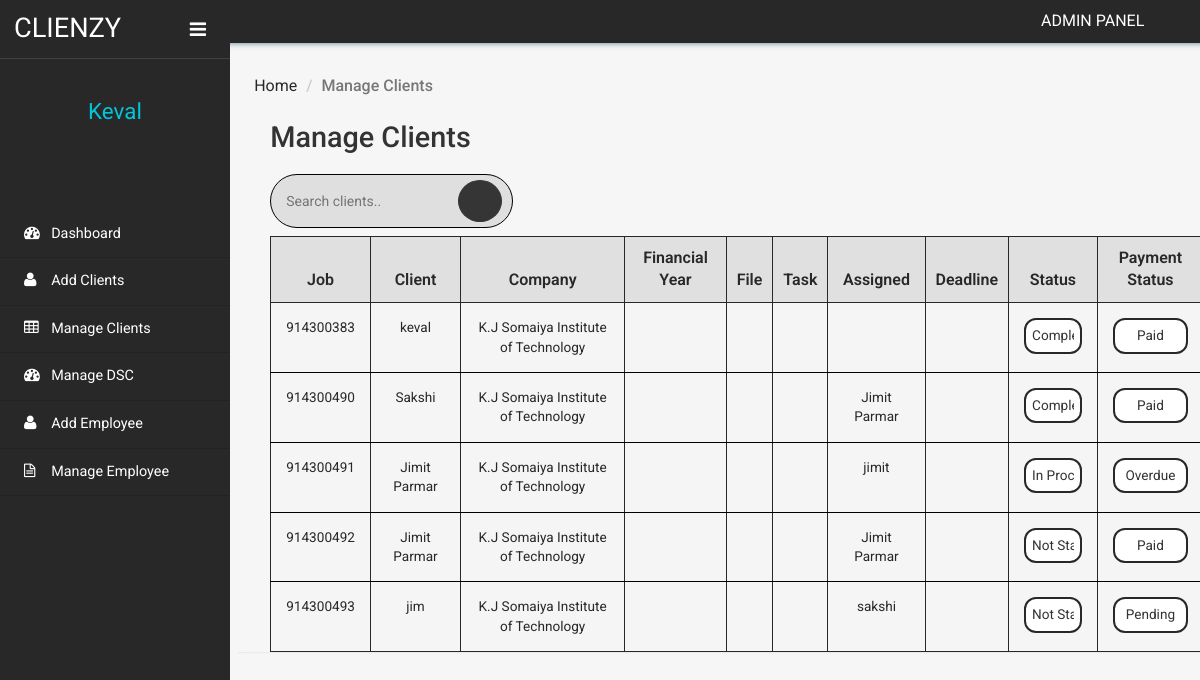
Page /clientms/admin/manage-client.php (signed in) on the committed database.
### tables this page shows
CREATE TABLE `tblclient` (
  `ID` int(10) NOT NULL,
  `ContactName` varchar(30) DEFAULT NULL,
  `CompanyName` varchar(120) DEFAULT NULL,
  `Notes` mediumtext DEFAULT NULL,
  `ClientAddedBy` varchar(20) DEFAULT NULL,
  `deadline` date DEFAULT NULL,
  `Tag` varchar(20) DEFAULT NULL,
  `financialyear` varchar(15) DEFAULT NULL,
  `file` varchar(15) DEFAULT NULL,
  `budgethrs` int(10) DEFAULT NULL,
  `actualhrs` int(10) DEFAULT NULL,
  `expense` varchar(30) DEFAULT NULL,
  `remark` text DEFAULT NULL,
  `CreationDate` timestamp NULL DEFAULT current_timestamp(),
  `Status` varchar(20) NOT NULL DEFAULT 'Not Started',
  `PaymentStatus` varchar(12) NOT NULL DEFAULT 'Pending',
  `expiryDate1` date DEFAULT NULL,
  `expiryDate2` date DEFAULT NULL,
  `expiryDate3` date DEFAULT NULL
);

CREATE TABLE `tblemployee` (
  `EmployeeID` int(11) NOT NULL,
  `EmployeeName` varchar(255) DEFAULT NULL,
  `EmployeePhnumber` bigint(10) DEFAULT NULL,
  `Password` text DEFAULT 'password',
  `CreationDate` timestamp NOT NULL DEFAULT current_timestamp()
);

### clientms/admin/manage-client.php (the view, shortened to what this page needs)
<?php
include('includes/dbconnection.php');
if (strlen($_SESSION['clientmsaid']) == 0) {
    header('location:logout.php');
} else {
    function getAssignedEmployeeName($clientId){
        global $dbh;
        $sql = "SELECT e.EmployeeName
                FROM tblassignments a
                JOIN tblemployee e ON a.EmployeeID = e.EmployeeID
                WHERE a.ID = :clientId";
        $query = $dbh->prepare($sql);
        $query->bindParam(':clientId', $clientId, PDO::PARAM_INT);
        $query->execute();
        $result = $query->fetch(PDO::FETCH_ASSOC);
        if ($result) {
            return htmlentities($result['EmployeeName']);
        } else {
            $addedBySql = "SELECT ClientAddedBy FROM tblclient WHERE ID = :clientId";
            $addedByQuery = $dbh->prepare($addedBySql);
            $addedByQuery->bindParam(':clientId', $clientId, PDO::PARAM_INT);
            $addedByQuery->execute();
            $addedByResult = $addedByQuery->fetch(PDO::FETCH_ASSOC);
            if ($addedByResult) {
                return htmlentities($addedByResult['ClientAddedBy']);
            } else {
                return "No employee assigned";
            }
        }
    }
    $sql = "SELECT c.ID, c.ContactName, c.CompanyName, c.deadline, c.Status, c.PaymentStatus, e.EmployeeName, c.Tag, c.file, c.financialyear
				FROM tblclient c
				LEFT JOIN tblclient_employee ce ON c.ClientAddedBy = ce.EmployeeID
				LEFT JOIN tblemployee e ON ce.EmployeeID = e.EmployeeID";
		$query = $dbh->prepare($sql);
		$query->execute();
		$clients = $query->fetchAll(PDO::FETCH_OBJ);
}
?>
<!DOCTYPE HTML>
<html>
<head>
    <link href="css/bootstrap.min.css" rel='stylesheet' type='text/css' />
    <link href="css/style.css" rel='stylesheet' type='text/css' />
    <link href="css/font-awesome.css" rel="stylesheet">
    <link rel="stylesheet" href="css/icon-font.min.css" type='text/css' />
</head>
<body>
    <div class="page-container">
        <div class="left-content">
            <div class="inner-content">
                <?php include_once('includes/header.php');?>
                <div class="outter-wp">
                    <div class="sub-heard-part">
                        <ol class="breadcrumb m-b-0">
                            <li><a href="dashboard.php">Home</a></li>
                            <li class="active">Manage Clients</li>
                        </ol>
                    </div>
                    <div class="graph-visual tables-main">
                        <h3 class="inner-tittle two">Manage Clients</h3>
                        <div class="graph">
                        <div class="search-bar-container">
                            <div class="search-bar">
                                <form method="GET" action="">
                                    <input type="text" name="search" placeholder="Search clients..">
                                    <button type="submit"><i class = "lnr lnr-magnifier"></i></button>
                                </form>
                            </div>
                        </div>
                            <div class="tables">
                                <table class="table" border="1" id="client-table">
                                    <thead>
                                        <tr>
                                            <th>Job</th>
                                            <th >Client </th>
                                            <th>Company</th>
                                            <th>Financial Year</th>
                                            <th>File</th>
                                            <th>Task</th>
                                            <th>Assigned</th>
                                            <th>Deadline</th>
                                            <th>Status</th>
                                            <th>Payment Status</th>
                                        </tr>
                                    </thead>
                                    <tbody>
                                        <?php
                                        if (!empty($clients)) {
                                            foreach ($clients as $client) {
                                        ?>
                                                <tr class="active">
                                                    <td><?php echo htmlentities($client->ID); ?></th>
                                                    <td onclick="window.location.href='edit-client-details.php?addid=<?php echo $client->ID; ?>'"><?php echo htmlentities($client->ContactName); ?></td>
                                                    <td onclick="window.location.href='edit-client-details.php?addid=<?php echo $client->ID; ?>'"><?php echo htmlentities($client->CompanyName); ?></td>
                                                    <td onclick="window.location.href='edit-client-details.php?addid=<?php echo $client->ID; ?>'"><?php echo htmlentities($client->financialyear); ?></td>
                                                    <td onclick="window.location.href='edit-client-details.php?addid=<?php echo $client->ID; ?>'"><?php echo htmlentities($client->file); ?></td>
                                                    <td onclick="window.location.href='edit-client-details.php?addid=<?php echo $client->ID; ?>'"><?php echo htmlentities($client->Tag); ?></td>
                                                    <td onclick="window.location.href='edit-client-details.php?addid=<?php echo $client->ID; ?>'"><?php echo getAssignedEmployeeName($client->ID); ?></td>
                                                    <td onclick="window.location.href='edit-client-details.php?addid=<?php echo $client->ID; ?>'"><?php echo htmlentities($client->deadline); ?></td>
                                                    <td>
                                                        <select name="status" onchange="updateStatus('<?php echo $client->ID; ?>', this.value)">
                                                            <option value="Not Started" <?php if ($client->Status == 'Not Started') echo 'selected'; ?>>Not Started</option>
                                                            <option value="In Process" <?php if ($client->Status == 'In Process') echo 'selected'; ?>>In Process</option>
                                                            <option value="Completed" <?php if ($client->Status == 'Completed') echo 'selected'; ?>>Completed</option>
                                                        </select>
                                                    </td>
                                                    <td>
                                                    <select name="payment_status" onchange="updatePaymentStatus('<?php echo $client->ID; ?>', this.value)">
                                                        <option value="Pending" <?php if ($client->PaymentStatus == 'Pending') echo 'selected'; ?>>Pending</option>
                                                        <option value="Paid" <?php if ($client->PaymentStatus == 'Paid') echo 'selected'; ?>>Paid</option>
                                                        <option value="Overdue" <?php if ($client->PaymentStatus == 'Overdue') echo 'selected'; ?>>Overdue</option>
                                                    </select>
                                                    </td>
                                                </tr>
                                        <?php
                                            }
                                        }
                                        ?>
                                    </tbody>
                                </table>
                            </div>
                        </div>
                    </div>
                </div>
            </div>
        </div>
        <?php include_once('includes/sidebar.php');?>
    </div>
</body>
</html>

### clientms/admin/includes/header.php (shortened to what this page needs)
<div class="header-section">
        <div class="top_menu">
          <div class="profile_details_left">
            <ul class="nofitications-dropdown">
              <p style="padding-top: 10px;color: white;text-align: center;">ADMIN PANEL</p>
            </ul>
          </div>
          <div class="clearfix"></div>
        </div>
      </div>

### clientms/admin/includes/sidebar.php (shortened to what this page needs)
 <div class="sidebar-menu">
    <header class="logo">
        <a href="#" class="sidebar-icon"> <span class="fa fa-bars"></span> </a> <a href="dashboard.php"> <span id="logo"> <h1>CLIENZY</h1></span>
        </a>
    </header>
    <div class="down">
        <?php
$aid=$_SESSION['clientmsaid'];
$sql="SELECT AdminName from  tbladmin where ID=:aid";
$query = $dbh -> prepare($sql);
$query->bindParam(':aid',$aid,PDO::PARAM_STR);
$query->execute();
$results=$query->fetchAll(PDO::FETCH_OBJ);
$cnt=1;
if($query->rowCount() > 0)
{
foreach($results as $row)
{               ?>
        <a href="dashboard.php"><span class=" name-caret"><?php  echo $row->AdminName;?></span></a><br>
        <?php $cnt=$cnt+1;}} ?>
        <ul>
            <li><a class="tooltips" href="admin-profile.php"><span>Profile</span><i class="lnr lnr-user"></i></a></li>
            <li><a class="tooltips" href="change-password.php"><span>Settings</span><i class="lnr lnr-cog"></i></a></li>
            <li><a class="tooltips" href="logout.php"><span>Log out</span><i class="lnr lnr-power-switch"></i></a></li>
        </ul>
    </div>
    <div class="menu">
        <ul id="menu" >
            <li><a href="dashboard.php"><i class="fa fa-tachometer"></i> <span>Dashboard</span></a></li>
            <li><a href="add-client.php"><i class="fa fa-user"></i> <span>Add Clients</span></a></li>
            <li><a href="manage-client.php"><i class="fa fa-table"></i> <span>Manage Clients</span></a></li>
            <li><a href="manage-dsc.php"><i class="fa fa-tachometer"></i> <span>Manage DSC</span></a></li>
            <li><a href="add-employee.php"><i class="fa fa-user"></i> <span>Add Employee</span></a></li>
            <li><a href="manage-employee.php"><i class="fa fa-file-text-o"></i> <span>Manage Employee</span></a></li>
        </ul>
    </div>
</div>

### rows in the picture
tblclient: ID "914300383", ContactName "keval", CompanyName "K.J Somaiya Institute of Technology", status "Completed", payment_status "Paid"
tblclient: ID "914300490", ContactName "Sakshi", CompanyName "K.J Somaiya Institute of Technology", ID.EmployeeName "Jimit Parmar", status "Completed", payment_status "Paid"
tblclient: ID "914300491", ContactName "Jimit Parmar", CompanyName "K.J Somaiya Institute of Technology", getAssignedEmployeeName($client->ID) "jimit", status "In Process", payment_status "Overdue"
tblclient: ID "914300492", ContactName "Jimit Parmar", CompanyName "K.J Somaiya Institute of Technology", ID.EmployeeName "Jimit Parmar", status "Not Started", payment_status "Paid"
tblclient: ID "914300493", ContactName "jim", CompanyName "K.J Somaiya Institute of Technology", ID.EmployeeName "sakshi", status "Not Started", payment_status "Pending"

### other values in the picture
$row->AdminName "Keval"
